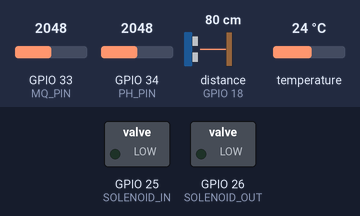
The sketch below on a simulated ESP32. Shown: switched loads named in the sketch (green lamp = pin HIGH). The test bench sets the inputs (shaded band); at power-on: distance to the obstacle (sensor on GPIO 18) 80 cm, GPIO 33 (MQ_PIN) = 2048, GPIO 34 (PH_PIN) = 2048, temperature 24 °C (analog values on the 0–4095 scale). The echo pulse lasts 58.3 µs per cm; WiFi joins after 1.5 s; servers stay silent unless stated; random numbers use the default seed unless the sketch sets one; no MQTT or app messages arrive unless stated; pins used as bus, display or sensor lines are not drawn; what the sketch prints to the serial monitor is not drawn.

Above: at 2.7 s.
2.8 s: distance to the obstacle (sensor on GPIO 18) set to 34 cm
9.7 s: distance to the obstacle (sensor on GPIO 18) set to 27 cm
At 11.5 s:
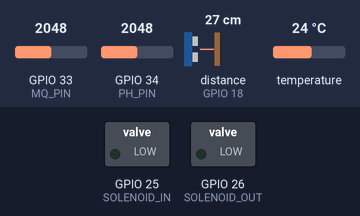
16.6 s: distance to the obstacle (sensor on GPIO 18) set to 35 cm
At 20.5 s:
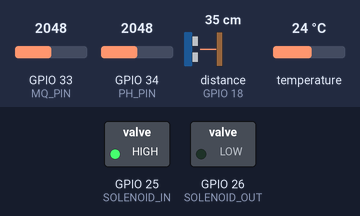
23.5 s: distance to the obstacle (sensor on GPIO 18) set to 2 cm
At 25.4 s:
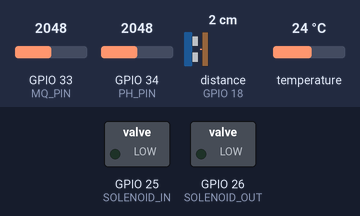
Timing chart, 0 to 26.9 s (numbered marks = the images above; inputs shaded):
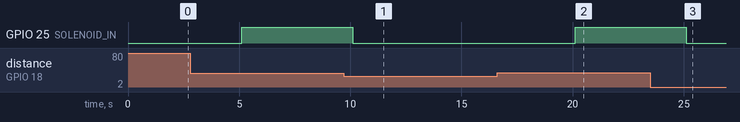

Measured:
- after the input at 9.7 s, GPIO 25 (SOLENOID_IN): HIGH → LOW after 0.41 s
- after the input at 16.6 s, GPIO 25 (SOLENOID_IN): LOW → HIGH after 3.5 s
- after the input at 23.5 s, GPIO 25 (SOLENOID_IN): HIGH → LOW after 1.6 s

The sketch:

sensor_test.ino
```cpp
// ─────────────────────────────────────────
//  ESP32 Water Control IoT System with HiveMQ
//  MQ sensor     → GPIO 33 (ADC1)
//  DS18B20       → GPIO 32 (1-Wire) + 4.7kΩ pull-up to 3.3V
//  Ultrasonic    → TRIG 19 / ECHO 18
//  pH Sensor     → GPIO 34 (ADC1)
//  Solenoid In   → GPIO 25 (Output via Relay/MOSFET)
//  Solenoid Out  → GPIO 26 (Output via Relay/MOSFET)
// ─────────────────────────────────────────

#include <WiFi.h>
#include <PubSubClient.h>
#include <OneWire.h>
#include <DallasTemperature.h>

#define MQ_PIN          33
#define TEMP_PIN        32
#define TRIG_PIN        19
#define ECHO_PIN        18
#define PH_PIN          34
#define SOLENOID_IN     25
#define SOLENOID_OUT    26

// ── WiFi & HiveMQ Configuration ───────────
const char* ssid          = "POCO X3 Pro";
const char* password      = "12345678";

// For HiveMQ Cloud, use your cluster URL (e.g., "xxxxxx.s1.eu.hivemq.cloud")
// For public testing, you can use "broker.hivemq.com"
const char* mqtt_server   = "e8cbe8482ad84782a618ee7310d3d0d7.s1.eu.hivemq.cloud";
const int   mqtt_port     = 8883; // Use 8883 if using WiFiClientSecure with TLS
const char* mqtt_user     = "simogura";
const char* mqtt_password = "Simogura132";

// ── Device / Kolam Configuration ───────────
// Unique Identifier (UUID) for this specific pond (kolam) in Supabase.
const char* kolam_id        = "0d769bb1-6368-469a-99a3-b61b73cbc344";

// MQTT Topics (will be dynamically updated in setup() using kolam_id)
String topic_telemetry      = "water_control/telemetry";
String topic_solenoid       = "water_control/valves";

WiFiClient espClient;
PubSubClient client(espClient);

// 1-Wire bus & DS18B20 setup
OneWire           oneWire(TEMP_PIN);
DallasTemperature tempSensor(&oneWire);

unsigned long lastMsgTime = 0;
const long msgInterval = 5000; // Publish data every 5 seconds

// ── WiFi Setup ────────────────────────────
void setup_wifi() {
  delay(10);
  Serial.println();
  Serial.print("Connecting to WiFi: ");
  Serial.println(ssid);

  WiFi.begin(ssid, password);

  while (WiFi.status() != WL_CONNECTED) {
    delay(500);
    Serial.print(".");
  }

  Serial.println("\nWiFi connected!");
  Serial.print("IP address: ");
  Serial.println(WiFi.localIP());
}

// ── HiveMQ MQTT Reconnect ─────────────────
void reconnect() {
  while (!client.connected()) {
    Serial.print("Attempting MQTT connection to HiveMQ...");
    // Create a unique client ID
    String clientId = "ESP32WaterClient-";
    clientId += String(random(0xffff), HEX);

    // Attempt to connect
    if (client.connect(clientId.c_str(), mqtt_user, mqtt_password)) {
      Serial.println("connected!");
      // Option to subscribe to incoming commands here if needed
      // client.subscribe("water_control/commands");
    } else {
      Serial.print("failed, rc=");
      Serial.print(client.state());
      Serial.println(" try again in 5 seconds");
      delay(5000);
    }
  }
}

// ── Ultrasonic ────────────────────────────
float getDistance() {
  digitalWrite(TRIG_PIN, LOW);
  delayMicroseconds(2);
  digitalWrite(TRIG_PIN, HIGH);
  delayMicroseconds(10);
  digitalWrite(TRIG_PIN, LOW);

  long duration = pulseIn(ECHO_PIN, HIGH, 30000);
  if (duration == 0) return -1;

  return (duration * 0.0343) / 2.0;
}

// ── DS18B20 Temperature ───────────────────
float getTemperature() {
  tempSensor.requestTemperatures();
  float tempC = tempSensor.getTempCByIndex(0);
  return tempC;
}

// ── MQ Gas Sensor ─────────────────────────
int getMQRaw() {
  return analogRead(MQ_PIN);
}

// ── pH Sensor Voltage Return ──────────────
float getPHVoltage() {
  int rawAdc = analogRead(PH_PIN);
  // Returns raw voltage (0.0V to 3.3V) based on ESP32 12-bit resolution
  float voltage = rawAdc * (3.3 / 4095.0);
  return voltage;
}

// ── Ammonia Guide Estimation ──────────────
float estimateAmmonia(float temp, float ph_voltage, int mqValue) {
  if (temp == DEVICE_DISCONNECTED_C) return -1.0;

  // Placeholder mapping: Uncalibrated approximation using voltage as a relative indicator
  float estimatedNh3 = (mqValue / 4095.0) * (ph_voltage / 2.5) * (temp / 25.0);
  return estimatedNh3;
}

// ── Solenoid Valve Controls ───────────────
void controlSolenoidIn(bool openValve) {
  digitalWrite(SOLENOID_IN, openValve ? HIGH : LOW);
}

void controlSolenoidOut(bool openValve) {
  digitalWrite(SOLENOID_OUT, openValve ? HIGH : LOW);
}

// ─────────────────────────────────────────
void setup() {
  Serial.begin(115200);
  while (!Serial) delay(10);

  // Initialize dynamic topics using kolam_id
  if (strlen(kolam_id) > 0) {
    topic_telemetry = "water_control/" + String(kolam_id) + "/telemetry";
    topic_solenoid  = "water_control/" + String(kolam_id) + "/valves";
  }

  // Sensor configuration
  pinMode(TRIG_PIN, OUTPUT);
  pinMode(ECHO_PIN, INPUT);
  pinMode(PH_PIN, INPUT);
  analogReadResolution(12);

  // Solenoid configuration
  pinMode(SOLENOID_IN, OUTPUT);
  pinMode(SOLENOID_OUT, OUTPUT);

  controlSolenoidIn(false);
  controlSolenoidOut(false);

  tempSensor.setResolution(9);
  tempSensor.begin();

  // Network initialization
  setup_wifi();
  client.setServer(mqtt_server, mqtt_port);

  Serial.println("=== ESP32 Water IoT Configured ===");
}

void loop() {
  if (!client.connected()) {
    reconnect();
  }
  client.loop();

  unsigned long now = millis();
  // Read and transmit data at regular intervals
  if (now - lastMsgTime > msgInterval) {
    lastMsgTime = now;

    // 1. Gather Sensor Data
    float dist      = getDistance();
    float tempC     = getTemperature();
    int   mqRaw     = getMQRaw();
    float phVoltage = getPHVoltage();
    float ammonia   = estimateAmmonia(tempC, phVoltage, mqRaw);

    // 2. Control Logic Status Strings
    String inValveStatus  = "CLOSED";
    String outValveStatus = "CLOSED";

    // Dynamic Logic
    if (dist > 30.0 && dist != -1) {
      controlSolenoidIn(true);
      controlSolenoidOut(false);
      inValveStatus = "OPEN";
    }
    else if (ammonia > 5.0) {
      controlSolenoidIn(false);
      controlSolenoidOut(true);
      outValveStatus = "OPEN";
    }
    else {
      controlSolenoidIn(false);
      controlSolenoidOut(false);
    }

    // 3. Print Local Diagnostics
    Serial.println("── Local Telemetry ─────────");
    Serial.printf("Distance   : %.1f cm\n", dist);
    Serial.printf("Temp       : %.1f °C\n", tempC);
    Serial.printf("pH Voltage : %.3f V\n", phVoltage);
    Serial.printf("MQ Raw     : %d\n", mqRaw);
    Serial.printf("Ammonia Est: %.4f\n", ammonia);
    Serial.printf("Valves     : IN [%s] | OUT [%s]\n", inValveStatus.c_str(), outValveStatus.c_str());
    Serial.println("────────────────────────────");

    // 4. Construct and Publish MQTT Payloads
    // Packaging metrics as a lightweight JSON string
    String telemetryPayload = "{";
    telemetryPayload += "\"distance\":" + String(dist, 1) + ",";
    telemetryPayload += "\"temperature\":" + String(tempC, 1) + ",";
    telemetryPayload += "\"ph_voltage\":" + String(phVoltage, 3) + ",";
    telemetryPayload += "\"mq_raw\":" + String(mqRaw) + ",";
    telemetryPayload += "\"ammonia\":" + String(ammonia, 4);
    telemetryPayload += "}";

    String valvePayload = "{\"solenoid_in\":\"" + inValveStatus + "\",\"solenoid_out\":\"" + outValveStatus + "\"}";

    // Publish to HiveMQ
    client.publish(topic_telemetry.c_str(), telemetryPayload.c_str());
    client.publish(topic_solenoid.c_str(), valvePayload.c_str());
  }
}
```
